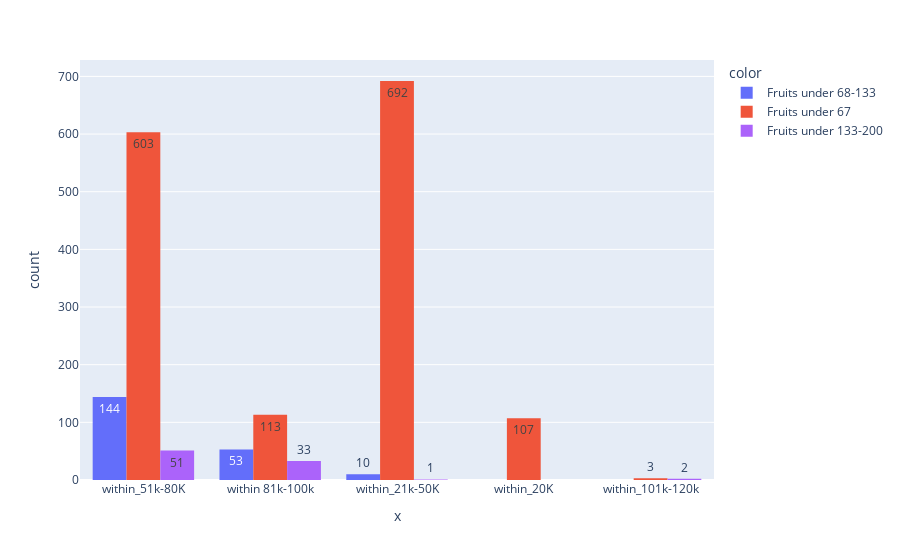

Notebook cell for this chart:
### Code cell
def fruits_cat(x):
    if x["MntFruits"] > 0 and x["MntFruits"] <= 67:
        return "Fruits under 67"
    elif x["MntFruits"] > 67 and x["MntFruits"] <= 133:
        return "Fruits under 68-133"
    elif x["MntFruits"] > 133 and x["MntFruits"] <= 200:
        return "Fruits under 133-200"

data["Fruit_caty"] = data.apply(fruits_cat,axis=1)

px.histogram(x= data["Income_cat"],color=data["Fruit_caty"],barmode='group',text_auto=True)

### Figure 1 — Plotly figure (JSON) as saved in the notebook; plotly's stock layout.template omitted (floating-point values rounded to 4 significant figures; data arrays with more than 128 entries replaced by an {"elided": "..."} marker saying what was removed)
{"data": [{"alignmentgroup": "True", "bingroup": "x", "hovertemplate": "color=Fruits under 68-133<br>x=%{x}<br>count=%{y}<extra></extra>", "legendgroup": "Fruits under 68-133", "marker": {"color": "#636efa", "pattern": {"shape": ""}}, "name": "Fruits under 68-133", "offsetgroup": "Fruits under 68-133", "orientation": "v", "showlegend": true, "texttemplate": "%{value}", "type": "histogram", "x": {"elided": "207 str values"}, "xaxis": "x", "yaxis": "y"}, {"alignmentgroup": "True", "bingroup": "x", "hovertemplate": "color=Fruits under 67<br>x=%{x}<br>count=%{y}<extra></extra>", "legendgroup": "Fruits under 67", "marker": {"color": "#EF553B", "pattern": {"shape": ""}}, "name": "Fruits under 67", "offsetgroup": "Fruits under 67", "orientation": "v", "showlegend": true, "texttemplate": "%{value}", "type": "histogram", "x": {"elided": "1518 str values"}, "xaxis": "x", "yaxis": "y"}, {"alignmentgroup": "True", "bingroup": "x", "hovertemplate": "color=Fruits under 133-200<br>x=%{x}<br>count=%{y}<extra></extra>", "legendgroup": "Fruits under 133-200", "marker": {"color": "#ab63fa", "pattern": {"shape": ""}}, "name": "Fruits under 133-200", "offsetgroup": "Fruits under 133-200", "orientation": "v", "showlegend": true, "texttemplate": "%{value}", "type": "histogram", "x": ["within_51k-80K", "within 81k-100k", "within 81k-100k", "within_51k-80K", "within 81k-100k", "within_51k-80K", "within_51k-80K", "within_51k-80K", "within_101k-120k", "within_51k-80K", "within_51k-80K", "within 81k-100k", "within_51k-80K", "within_51k-80K", "within 81k-100k", "within_51k-80K", "within 81k-100k", "within 81k-100k", "within_51k-80K", "within_51k-80K", "within 81k-100k", "within_51k-80K", "within_51k-80K", "within 81k-100k", "within 81k-100k", "within_101k-120k", "within_51k-80K", "within_51k-80K", "within_51k-80K", "within_51k-80K", "within 81k-100k", "within_51k-80K", "within 81k-100k", "within_51k-80K", "within_51k-80K", "within_51k-80K", "within_51k-80K", "within 81k-100k", "within 81k-100k", "within 81k-100k", "within 81k-100k", "within 81k-100k", "within 81k-100k", "within_51k-80K", "within_51k-80K", "within 81k-100k", "within_51k-80K", "within 81k-100k", "within_51k-80K", "within_51k-80K", "within_51k-80K", "within 81k-100k", "within_51k-80K", "within_51k-80K", "within 81k-100k", "within_51k-80K", "within_51k-80K", "within 81k-100k", "within 81k-100k", "within_51k-80K", "within_51k-80K", "within_51k-80K", "within_51k-80K", "within 81k-100k", "within_51k-80K", "within_51k-80K", "within_51k-80K", "within 81k-100k", "within_51k-80K", "within_51k-80K", "within 81k-100k", "within 81k-100k", "within 81k-100k", "within_51k-80K", "within 81k-100k", "within_51k-80K", "within_51k-80K", "within_21k-50K", "within 81k-100k", "within_51k-80K", "within_51k-80K", "within_51k-80K", "within_51k-80K", "within 81k-100k", "within_51k-80K", "within_51k-80K", "within 81k-100k"], "xaxis": "x", "yaxis": "y"}], "layout": {"barmode": "group", "legend": {"title": {"text": "color"}, "tracegroupgap": 0}, "margin": {"t": 60}, "xaxis": {"anchor": "y", "domain": [0, 1], "title": {"text": "x"}}, "yaxis": {"anchor": "x", "domain": [0, 1], "title": {"text": "count"}}}}
